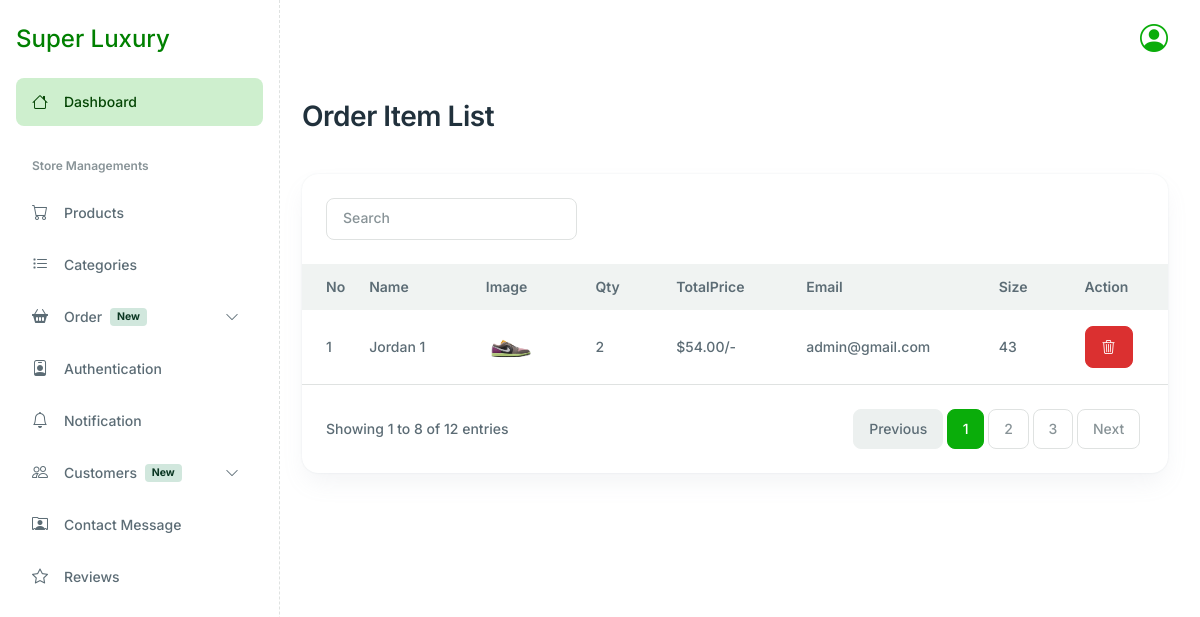
/dashboard/admin_orderitem, run on the app's committed database.
### checkout/models.py (models this page shows, shortened)
class OrderItem(models.Model):
    order = models.ForeignKey(Order, on_delete=models.CASCADE, related_name="items")
    product = models.ForeignKey(Product, on_delete=models.CASCADE)
    price = models.DecimalField(default=0, decimal_places=2, max_digits=6)
    quantity = models.PositiveIntegerField(default=1)

class Order(models.Model):
    user = models.ForeignKey(User, on_delete=models.CASCADE)
    fullname = models.CharField(max_length=100, null=False)
    email = models.EmailField(max_length=100, null=False)
    size = models.CharField(max_length=100, null=False)
    phone = models.CharField(max_length=100,null=False)
    address = models.TextField(null=False)
    city = models.TextField(max_length=100, null=False)
    state = models.TextField(max_length=100, null=False)
    country = models.TextField(max_length=100, null=False)
    pincode = models.CharField(max_length=100, null=False)
    total_price = models.DecimalField(default=0, decimal_places=2, max_digits=10)
    image = models.ImageField(upload_to='uploads/checkout/')
    payment_choices =[
        ('KPay','KPay'),
        ('Wave Money', 'Wave Money'),
        ('Yoma Pay','Yoma Pay'),
        ('AYA Pay','AYA Pay'),
        ('UAB Pay', 'UAB Pay'),
    ]
    payment_method = models.CharField(max_length=20,choices=payment_choices,default='kpay')
    order_status = [
        ('Pending','Pending'),
        ('Cancel','Cancel'),
        ('Complete','Complete'),
    ]
    status = models.CharField(max_length=100, choices=order_status,default='Pending')
    message = models.TextField(null=True)
    tracking_no = models.CharField(max_length=150, null=True)
    created_at = models.DateTimeField(auto_now_add=True)
    updated_at = models.DateTimeField(auto_now = True)

### products/models.py (models this page shows, shortened)
class Product(models.Model):
   name = models.CharField(max_length=100)
   price = models.DecimalField(default=0, decimal_places=2, max_digits=6)
   category = models.ForeignKey(Category, on_delete=models.CASCADE, default=1)
   desciption = models.CharField(max_length=300, default='', blank=True, null=True)
   image = models.ImageField(upload_to='uploads/product/')
   is_sale = models.BooleanField(default=False)
   sale_price = models.DecimalField(default=0, decimal_places=2, max_digits=6)
   pin_code = models.CharField(max_length=100, null=True)

### dashboard/views.py (the view)
# urls.py: path('admin_orderitem', views.OrderItems, name='admin_orderitem'),
def OrderItems(request):
    orderitems = OrderItem.objects.all()
    context = {
        'orderitems':orderitems
    }
    return render(request, 'admin_orderitem.html', context)

### dashboard/context_processors.py (called while the page is built)
def unread_count(request):
    if request.user.is_authenticated:
        count = Notification.objects.filter(user = request.user, is_read = False, is_delete = False).count()
    else:
        count = 0
    return {'unread_count':count}

### dashboard/templates/admin_orderitem.html (shortened to what this page needs)
{% extends 'base.html'%}
{% block content %}
{% include 'sider.html'%}
<div class="main-wrapper" style="margin-left: 270px;">
	<main class="main-content-wrapper">
		<div class="container">
			<div class="row mb-8">
				<div class="col-md-12">
					<div>
						<h2>Order Item List</h2>
					</div>
				</div>
			</div>
			<div class="row">
				<div class="col-xl-12 col-12 mb-5">
					<div class="card h-100 card-lg">
						<div class="p-6">
							<div class="row justify-content-between">
								<div class="col-md-4 col-12 mb-2 mb-md-0">
									<form class="d-flex" role="search">
										<input class="form-control" type="search" placeholder="Search"
											aria-label="Search" />
									</form>
								</div>
							</div>
						</div>
						<div class="card-body p-0">
							<div class="table-responsive">
								<table
									class="table table-centered table-hover text-nowrap table-borderless mb-0 table-with-checkbox">
									<thead class="bg-light">
										<tr>
											<th>No</th>
											<th>Name</th>
											<th>Image</th>
											<th>Qty</th>
                                            <th>TotalPrice</th>
                                            <th>Email</th>
                                            <th>Size</th>
                                            <th>Action</th>
										</tr>
									</thead>
									<tbody>
										{% for orderitem in orderitems %}
										<tr>
											<td>{{forloop.counter}}</td>
											<td>{{orderitem.product.name}}</td>
											<td><img src="{{orderitem.product.image.url}}" alt="" width="50"></td>
											<td>{{orderitem.quantity}}</td>
                                            <td>${{orderitem.order.total_price}}/-</td>
                                            <td>{{orderitem.order.email}}</td>
                                            <td>{{orderitem.order.size}}</td>
											<td>
												   <button class="btn btn-danger" data-bs-toggle="modal" data-bs-target="#deleteModal_{{ order.id }}"><i class="bi bi-trash3"></i></button>
											</td>
										</tr>
										{% endfor %}
									</tbody>
								</table>
							</div>
						</div>
						<div class="border-top d-md-flex justify-content-between align-items-center p-6">
							<span>Showing 1 to 8 of 12 entries</span>
							<nav class="mt-2 mt-md-0">
								<ul class="pagination mb-0">
									<li class="page-item disabled"><a class="page-link" href="#!">Previous</a></li>
									<li class="page-item"><a class="page-link active" href="#!">1</a></li>
									<li class="page-item"><a class="page-link" href="#!">2</a></li>
									<li class="page-item"><a class="page-link" href="#!">3</a></li>
									<li class="page-item"><a class="page-link" href="#!">Next</a></li>
								</ul>
							</nav>
						</div>
					</div>
				</div>
			</div>
		</div>
	</main>
</div>
{% endblock %}

### data on the page
OrderItem: product.name "Jordan 1", product.image (picture), quantity "2", order.total_price "54.00", order.email "admin@gmail.com", order.size "43"
